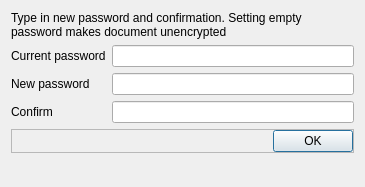
<?xml version="1.0" encoding="UTF-8"?>
<ui version="4.0">
 <class>SetPasswordDialog</class>
 <widget class="QDialog" name="SetPasswordDialog">
  <property name="geometry">
   <rect>
    <x>0</x>
    <y>0</y>
    <width>365</width>
    <height>187</height>
   </rect>
  </property>
  <property name="windowTitle">
   <string>Set/change/remove password protection</string>
  </property>
  <layout class="QGridLayout" name="gridLayout">
   <item row="0" column="0" colspan="2">
    <widget class="QLabel" name="label_3">
     <property name="text">
      <string>Type in new password and confirmation. Setting empty password makes document unencrypted</string>
     </property>
     <property name="wordWrap">
      <bool>true</bool>
     </property>
     <property name="margin">
      <number>12</number>
     </property>
    </widget>
   </item>
   <item row="1" column="0">
    <widget class="QLabel" name="label_4">
     <property name="text">
      <string>Current password</string>
     </property>
    </widget>
   </item>
   <item row="1" column="1">
    <widget class="QLineEdit" name="curPassword">
     <property name="echoMode">
      <enum>QLineEdit::Password</enum>
     </property>
    </widget>
   </item>
   <item row="2" column="0">
    <widget class="QLabel" name="label">
     <property name="text">
      <string>New password</string>
     </property>
    </widget>
   </item>
   <item row="2" column="1">
    <widget class="QLineEdit" name="password">
     <property name="echoMode">
      <enum>QLineEdit::Password</enum>
     </property>
    </widget>
   </item>
   <item row="3" column="0">
    <widget class="QLabel" name="label_2">
     <property name="text">
      <string>Confirm</string>
     </property>
    </widget>
   </item>
   <item row="3" column="1">
    <widget class="QLineEdit" name="confirmation">
     <property name="echoMode">
      <enum>QLineEdit::Password</enum>
     </property>
    </widget>
   </item>
   <item row="4" column="0" colspan="2">
    <widget class="QFrame" name="frame">
     <property name="frameShape">
      <enum>QFrame::StyledPanel</enum>
     </property>
     <property name="frameShadow">
      <enum>QFrame::Raised</enum>
     </property>
     <layout class="QGridLayout" name="gridLayout_2">
      <property name="leftMargin">
       <number>0</number>
      </property>
      <property name="topMargin">
       <number>0</number>
      </property>
      <property name="rightMargin">
       <number>0</number>
      </property>
      <property name="bottomMargin">
       <number>0</number>
      </property>
      <item row="0" column="1">
       <widget class="QPushButton" name="ok">
        <property name="text">
         <string>OK</string>
        </property>
       </widget>
      </item>
      <item row="0" column="0">
       <spacer name="horizontalSpacer">
        <property name="orientation">
         <enum>Qt::Horizontal</enum>
        </property>
        <property name="sizeHint" stdset="0">
         <size>
          <width>40</width>
          <height>20</height>
         </size>
        </property>
       </spacer>
      </item>
     </layout>
    </widget>
   </item>
   <item row="5" column="1">
    <spacer name="verticalSpacer">
     <property name="orientation">
      <enum>Qt::Vertical</enum>
     </property>
     <property name="sizeHint" stdset="0">
      <size>
       <width>20</width>
       <height>40</height>
      </size>
     </property>
    </spacer>
   </item>
  </layout>
 </widget>
 <layoutdefault spacing="6" margin="11"/>
 <resources/>
 <connections/>
</ui>
